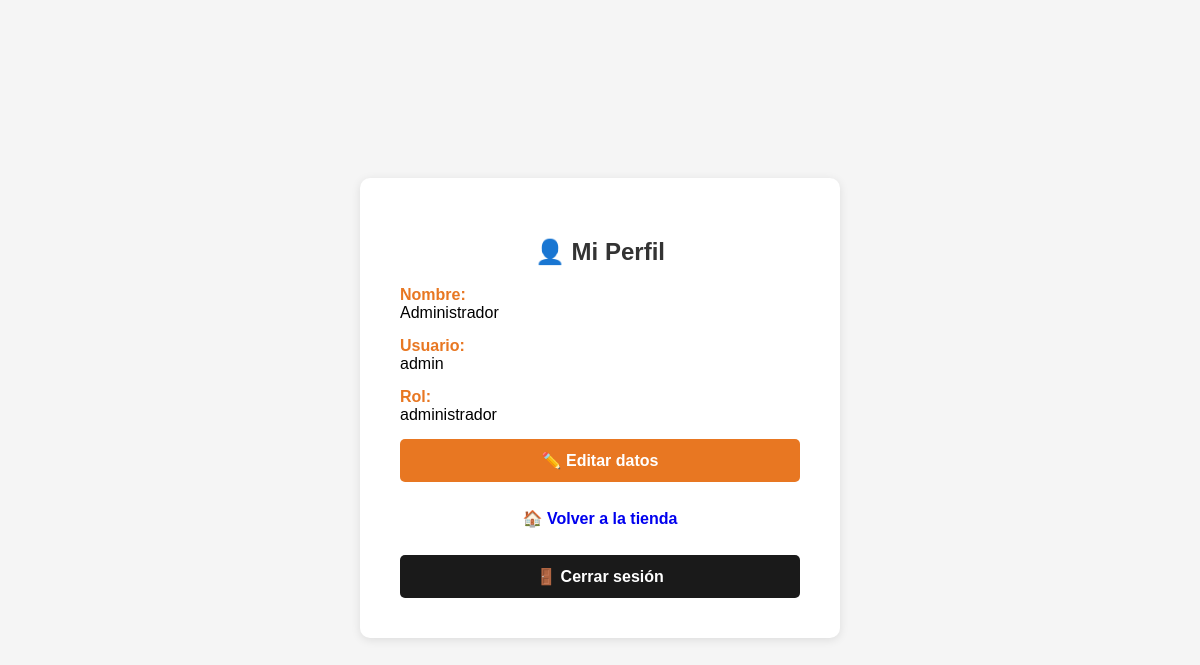
The app's page /perfil.php (signed in) with its own data.
### tables this page shows
CREATE TABLE usuarios (
    id INT UNSIGNED NOT NULL AUTO_INCREMENT,
    nombre VARCHAR(120) NOT NULL,
    usuario VARCHAR(80) NOT NULL,
    contrasena VARCHAR(255) NOT NULL,
    rol ENUM('administrador', 'cliente') NOT NULL DEFAULT 'cliente',
    PRIMARY KEY (id),
    UNIQUE KEY uq_usuarios_usuario (usuario)
);

### perfil.php (the view, shortened to what this page needs)
<?php
include 'conexion.php';
$usuario = $_SESSION['usuario'];
$stmt = mysqli_prepare($conexion, "SELECT id, nombre, usuario, rol FROM usuarios WHERE usuario = ?");
mysqli_stmt_bind_param($stmt, "s", $usuario);
mysqli_stmt_execute($stmt);
$resultado = mysqli_stmt_get_result($stmt);
$datos = mysqli_fetch_assoc($resultado);
?>
<!DOCTYPE html>
<html lang="es">
<head>
</head>
<body>
<div class="perfil">
    <h2>👤 Mi Perfil</h2>
    <div class="dato">
        <strong>Nombre:</strong><br>
        <?php echo htmlspecialchars($datos['nombre']); ?>
    </div>
    <div class="dato">
        <strong>Usuario:</strong><br>
        <?php echo htmlspecialchars($datos['usuario']); ?>
    </div>
    <div class="dato">
        <strong>Rol:</strong><br>
        <?php echo htmlspecialchars($datos['rol']); ?>
    </div>
    <a href="editar_usuario.php?id=<?php echo $datos['id']; ?>" class="btn btn-editar">
        ✏️ Editar datos
    </a>
    <a href="tienda.php" class="btn">
        🏠 Volver a la tienda
    </a>
    <a href="logout.php" class="btn btn-salir">
        🚪 Cerrar sesión
    </a>
</div>
</body>
</body>

### perfil.php (style rules this page uses)
body { font-family: Arial, sans-serif; background: #f5f5f5; display: flex; justify-content: center; align-items: center; height: 100vh; }
.perfil { background: white; padding: 40px; border-radius: 10px; width: 400px; box-shadow: 0 2px 10px rgba(0,0,0,0.1); text-align: center; }
h2 { margin-bottom: 20px; color: #333; }
.dato { margin-bottom: 15px; text-align: left; }
.dato strong { color: #E87722; }
.btn { display: block; margin-top: 15px; padding: 12px; border-radius: 5px; text-decoration: none; font-weight: bold; }
.btn-editar { background-color: #E87722; color: white; }
.btn-salir { background-color: #1a1a1a; color: white; }

### records on screen
usuarios: nombre "Administrador", usuario "admin", rol "administrador"
